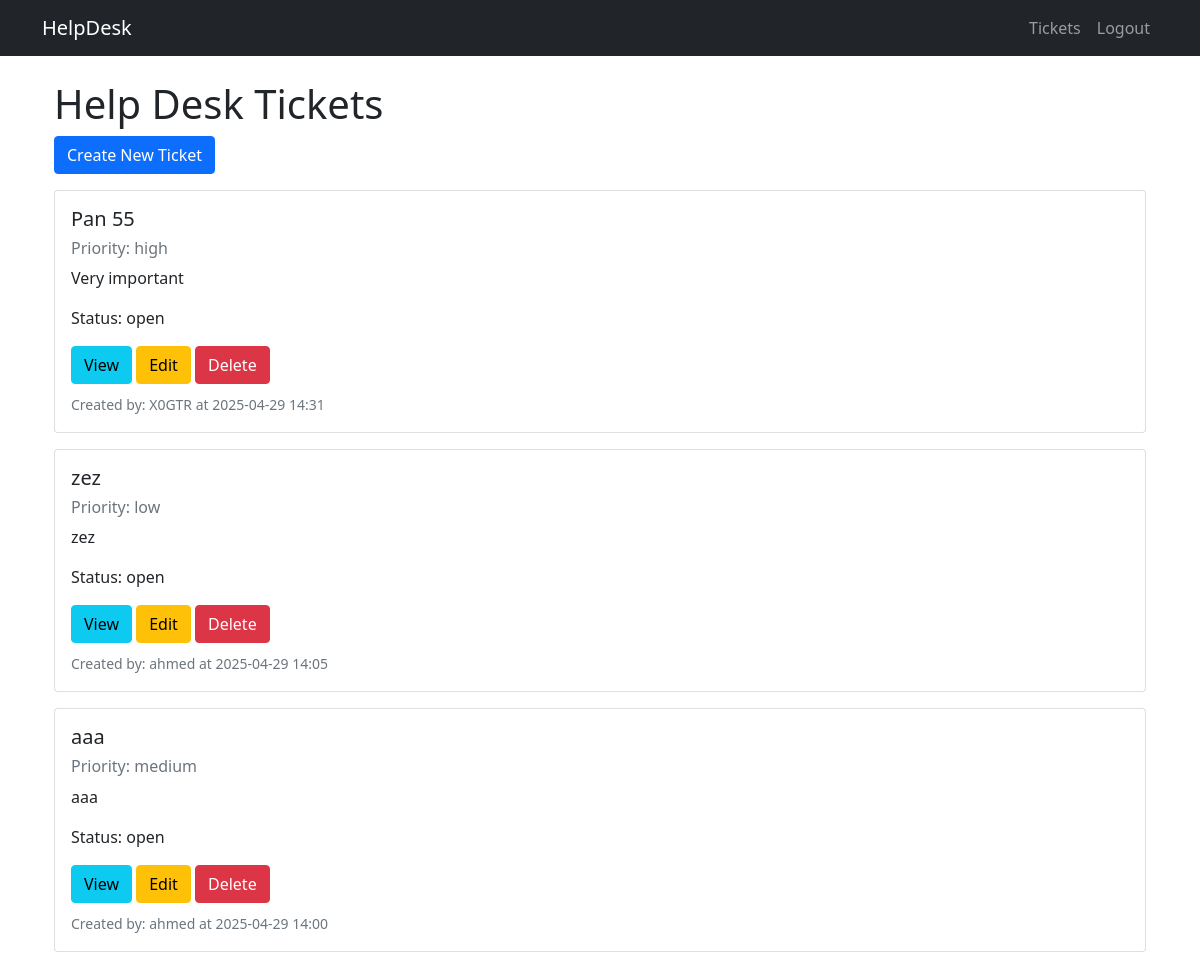
Page /tickets (signed in) on the committed database.
### app/models.py (models this page shows, shortened)
class Ticket(db.Model):
    id = db.Column(db.Integer, primary_key=True)
    title = db.Column(db.String(100), nullable=False)
    description = db.Column(db.Text, nullable=False)
    status = db.Column(db.String(20), default='open')
    priority = db.Column(db.String(20), default='medium')
    created_at = db.Column(db.DateTime, default=datetime.now)
    updated_at = db.Column(db.DateTime, default=datetime.now, onupdate=datetime.now)
    author_id = db.Column(db.Integer, db.ForeignKey('user.id'), nullable=False)
    assigned_to = db.Column(db.Integer, db.ForeignKey('user.id'))
    comments = db.relationship('Comment', backref='ticket', lazy='dynamic', cascade='all, delete-orphan')

class User(UserMixin, db.Model):
    id = db.Column(db.Integer, primary_key=True)
    username = db.Column(db.String(64), unique=True, nullable=False)
    email = db.Column(db.String(120), unique=True, nullable=False)
    password_hash = db.Column(db.String(128))
    is_admin = db.Column(db.Boolean, default=False)
    created_at = db.Column(db.DateTime, default=datetime.now)
    tickets_created = db.relationship('Ticket', backref='author', lazy='dynamic', foreign_keys='Ticket.author_id')
    tickets_assigned = db.relationship('Ticket', backref='assigned_user', lazy='dynamic', foreign_keys='Ticket.assigned_to')
    comments = db.relationship('Comment', backref='author', lazy='dynamic')

### app/routes/tickets.py (the view)
@bp.route('/tickets')
@login_required
def list_tickets():
    if current_user.is_admin:
        tickets = Ticket.query.order_by(Ticket.created_at.desc()).all()
    else:
        tickets = Ticket.query.filter_by(author=current_user).order_by(Ticket.created_at.desc()).all()
    return render_template('tickets/list.html', tickets=tickets)

### app/__init__.py (called while the page is built)
def create_app(config_class=Config):
    app = Flask(__name__)
    app.config.from_object(config_class)
    db.init_app(app)
    login_manager.init_app(app)
    from app.routes.main import bp as main_bp
    from app.routes.auth import bp as auth_bp
    from app.routes.tickets import bp as tickets_bp
    app.register_blueprint(main_bp)
    app.register_blueprint(auth_bp)
    app.register_blueprint(tickets_bp)
    @login_manager.user_loader
    def load_user(id):
        from app.models import User
        return User.query.get(int(id))
    return app

### app/templates/tickets/list.html
{% extends "base.html" %} {% block title %}Tickets{% endblock %} {% block
    content %}
    <div class="container">
      <h1>Help Desk Tickets</h1>
      <div class="mb-3">
        <a href="{{ url_for('tickets.create_ticket') }}" class="btn btn-primary"
          >Create New Ticket</a
        >
      </div>
       {% if tickets %} {%
      for ticket in tickets %}
      <div class="card mb-3">
        <div class="card-body">
          <h5 class="card-title">{{ ticket.title }}</h5>
          <h6 class="text-muted">Priority: {{ ticket.priority }}</h6>
          <p class="card-text">{{ ticket.description }}</p>
          <p>Status: {{ ticket.status }}</p>
          <div>
            <a
              href="{{ url_for('tickets.view_ticket', id=ticket.id) }}"
              class="btn btn-info"
              >View</a
            >
            <a
              href="{{ url_for('tickets.update_ticket', id=ticket.id) }}"
              class="btn btn-warning"
              >Edit</a
            >
             {% if current_user.is_admin %}
            <a
              href="{{ url_for('tickets.delete_ticket', id=ticket.id) }}"
              class="btn btn-danger"
              onclick="return confirm('Are you sure you want to delete this ticket?');"
              >Delete</a
            >
            {% endif %}
          </div>
          <div class="mt-2">
            <small class="text-muted"
              >Created by: {{ ticket.author.username }} at {{
              ticket.created_at.strftime('%Y-%m-%d %H:%M') }}</small
            >
          </div>
        </div>
      </div>
      {% endfor %} {% else %}
      <div class="alert alert-info">No tickets found.</div>
      {% endif %}
    </div>
    {% endblock %}

### rows in the picture
Ticket: title "Pan 55", priority "high", description "Very important", status "open", author.username "X0GTR", created_at "2025-04-29 14:31"
Ticket: title "zez", priority "low", description "zez", status "open", author.username "ahmed", created_at "2025-04-29 14:05"
Ticket: title "aaa", priority "medium", description "aaa", status "open", author.username "ahmed", created_at "2025-04-29 14:00"
